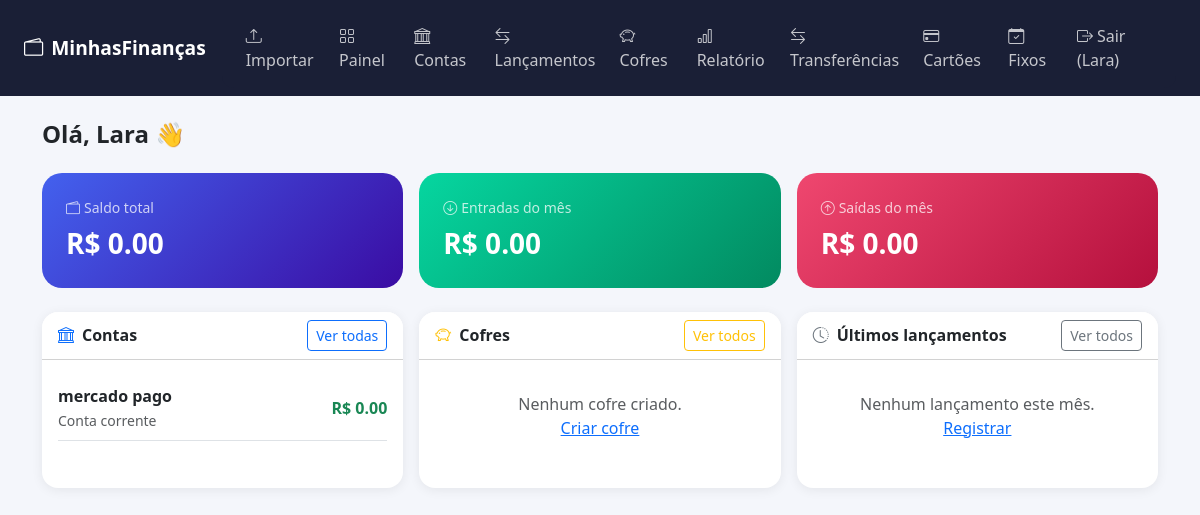
/dashboard (signed in), run on an earlier commit of the app's database.
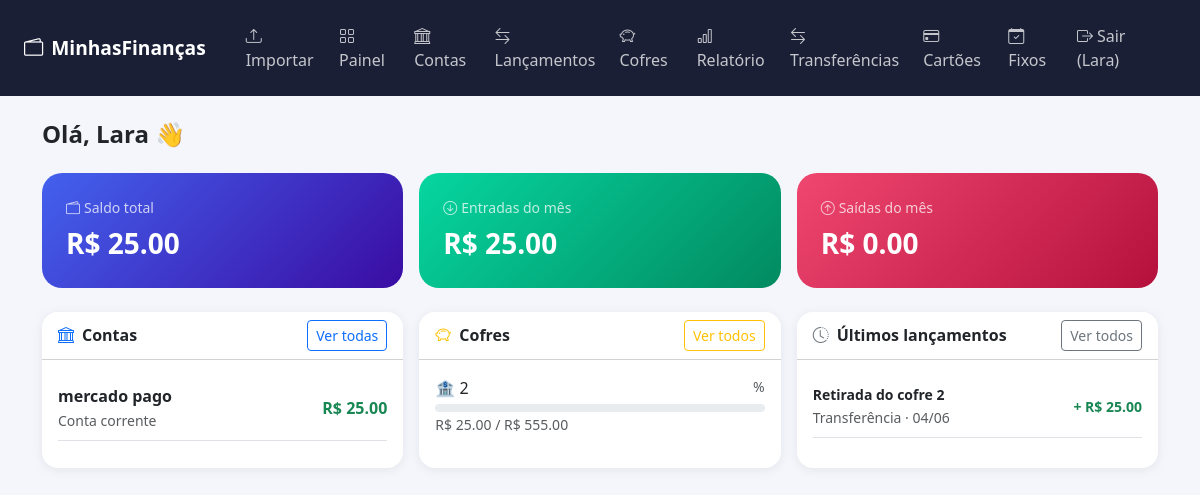
And on a later commit of the database.
### app/models.py (models this page shows, shortened)
class Usuario(UserMixin, db.Model):
    __tablename__ = 'usuarios'
    id = db.Column(db.Integer, primary_key=True)
    nome = db.Column(db.String(100), nullable=False)
    email = db.Column(db.String(150), unique=True, nullable=False)
    senha_hash = db.Column(db.String(256), nullable=False)
    criado_em = db.Column(db.DateTime, default=datetime.utcnow)
    contas = db.relationship('Conta', backref='usuario', lazy=True, cascade='all, delete-orphan')
    lancamentos = db.relationship('Lancamento', backref='usuario', lazy=True, cascade='all, delete-orphan')
    cofres = db.relationship('Cofre', backref='usuario', lazy=True, cascade='all, delete-orphan')
    cartoes = db.relationship('CartaoCredito', backref='usuario', lazy=True, cascade='all, delete-orphan')
    gastos_fixos = db.relationship('GastoFixo', backref='usuario', lazy=True, cascade='all, delete-orphan')
    transferencias = db.relationship('Transferencia', backref='usuario', lazy=True, cascade='all, delete-orphan')

class Conta(db.Model):
    __tablename__ = 'contas'
    id = db.Column(db.Integer, primary_key=True)
    nome = db.Column(db.String(100), nullable=False)
    tipo = db.Column(db.String(50), nullable=False)
    saldo_inicial = db.Column(db.Float, default=0.0)
    usuario_id = db.Column(db.Integer, db.ForeignKey('usuarios.id'), nullable=False)
    criado_em = db.Column(db.DateTime, default=datetime.utcnow)
    lancamentos = db.relationship('Lancamento', backref='conta', lazy=True)
    @property
    def saldo_atual(self):
        entradas = sum(l.valor for l in self.lancamentos if l.tipo == 'entrada')
        saidas = sum(l.valor for l in self.lancamentos if l.tipo == 'saida')
        return self.saldo_inicial + entradas - saidas

class Lancamento(db.Model):
    __tablename__ = 'lancamentos'
    id = db.Column(db.Integer, primary_key=True)
    descricao = db.Column(db.String(200), nullable=False)
    valor = db.Column(db.Float, nullable=False)
    tipo = db.Column(db.String(10), nullable=False)
    categoria = db.Column(db.String(50), nullable=False)
    data = db.Column(db.Date, nullable=False, default=datetime.utcnow)
    conta_id = db.Column(db.Integer, db.ForeignKey('contas.id'), nullable=False)
    usuario_id = db.Column(db.Integer, db.ForeignKey('usuarios.id'), nullable=False)
    criado_em = db.Column(db.DateTime, default=datetime.utcnow)
    CATEGORIAS_ENTRADA = ['Salário', 'Freela', 'Vendas', 'Presente', 'Outros']
    CATEGORIAS_SAIDA = ['Alimentação', 'Transporte', 'Moradia', 'Saúde', 'Lazer', 'Roupas', 'Educação', 'Transferência para terceiros', 'Outros']

class Cofre(db.Model):
    __tablename__ = 'cofres'
    id = db.Column(db.Integer, primary_key=True)
    nome = db.Column(db.String(100), nullable=False)
    meta = db.Column(db.Float, nullable=False)
    valor_atual = db.Column(db.Float, default=0.0)
    emoji = db.Column(db.String(10), default='🏦')
    usuario_id = db.Column(db.Integer, db.ForeignKey('usuarios.id'), nullable=False)
    criado_em = db.Column(db.DateTime, default=datetime.utcnow)

### app/routes.py (the view)
@main.route('/dashboard')
@login_required
def dashboard():
    contas = Conta.query.filter_by(usuario_id=current_user.id).all()
    cofres = Cofre.query.filter_by(usuario_id=current_user.id).all()
    hoje = date.today()
    lancamentos_mes = Lancamento.query.filter_by(usuario_id=current_user.id).filter(
        db.extract('month', Lancamento.data) == hoje.month,
        db.extract('year', Lancamento.data) == hoje.year
    ).order_by(Lancamento.data.desc()).all()
    total_entradas = sum(l.valor for l in lancamentos_mes if l.tipo == 'entrada')
    total_saidas = sum(l.valor for l in lancamentos_mes if l.tipo == 'saida')
    saldo_total = sum(c.saldo_atual for c in contas)
    ultimos = lancamentos_mes[:5]
    return render_template('dashboard.html',
        contas=contas, cofres=cofres,
        total_entradas=total_entradas,
        total_saidas=total_saidas,
        saldo_total=saldo_total,
        ultimos=ultimos
    )

### app/models.py (called while the page is built)
@login_manager.user_loader
def load_user(user_id):
    return Usuario.query.get(int(user_id))

### app/templates/dashboard.html (shortened to what this page needs)
{% extends 'base.html' %}
{% block content %}
<h4 class="fw-bold mb-4">Olá, {{ current_user.nome.split()[0] }} 👋</h4>
<div class="row g-3 mb-4">
  <div class="col-md-4">
    <div class="saldo-card" style="background: linear-gradient(135deg,#4361ee,#3a0ca3);">
      <div class="small opacity-75 mb-1"><i class="bi bi-wallet2 me-1"></i>Saldo total</div>
      <div class="fs-3 fw-bold">R$ {{ "%.2f"|format(saldo_total) }}</div>
    </div>
  </div>
  <div class="col-md-4">
    <div class="saldo-card" style="background: linear-gradient(135deg,#06d6a0,#028a60);">
      <div class="small opacity-75 mb-1"><i class="bi bi-arrow-down-circle me-1"></i>Entradas do mês</div>
      <div class="fs-3 fw-bold">R$ {{ "%.2f"|format(total_entradas) }}</div>
    </div>
  </div>
  <div class="col-md-4">
    <div class="saldo-card" style="background: linear-gradient(135deg,#ef476f,#b5103d);">
      <div class="small opacity-75 mb-1"><i class="bi bi-arrow-up-circle me-1"></i>Saídas do mês</div>
      <div class="fs-3 fw-bold">R$ {{ "%.2f"|format(total_saidas) }}</div>
    </div>
  </div>
</div>
<div class="row g-3">
  <div class="col-md-4">
    <div class="card h-100">
      <div class="card-header bg-white d-flex justify-content-between align-items-center">
        <span><i class="bi bi-bank me-2 text-primary"></i>Contas</span>
        <a href="{{ url_for('main.contas') }}" class="btn btn-sm btn-outline-primary">Ver todas</a>
      </div>
      <div class="card-body">
        {% if contas %}
          {% for conta in contas %}
          <div class="d-flex justify-content-between align-items-center py-2 border-bottom">
            <div>
              <div class="fw-semibold">{{ conta.nome }}</div>
              <small class="text-muted">{{ conta.tipo }}</small>
            </div>
            <div class="fw-bold text-{{ 'danger' if conta.saldo_atual < 0 else 'success' }}">
              R$ {{ "%.2f"|format(conta.saldo_atual) }}
            </div>
          </div>
          {% endfor %}
        {% else %}
          <p class="text-muted text-center py-3">Nenhuma conta cadastrada.<br>
          <a href="{{ url_for('main.contas') }}">Adicionar conta</a></p>
        {% endif %}
      </div>
    </div>
  </div>
  <div class="col-md-4">
    <div class="card h-100">
      <div class="card-header bg-white d-flex justify-content-between align-items-center">
        <span><i class="bi bi-piggy-bank me-2 text-warning"></i>Cofres</span>
        <a href="{{ url_for('main.cofres') }}" class="btn btn-sm btn-outline-warning">Ver todos</a>
      </div>
      <div class="card-body">
        {% if cofres %}
          {% for cofre in cofres %}
          <div class="mb-3">
            <div class="d-flex justify-content-between mb-1">
              <span>{{ cofre.emoji }} {{ cofre.nome }}</span>
              <small class="text-muted">{{ cofre.percentual }}%</small>
            </div>
            <div class="progress" style="height:8px;">
            </div>
            <small class="text-muted">R$ {{ "%.2f"|format(cofre.valor_atual) }} / R$ {{ "%.2f"|format(cofre.meta) }}</small>
          </div>
          {% endfor %}
        {% else %}
          <p class="text-muted text-center py-3">Nenhum cofre criado.<br>
          <a href="{{ url_for('main.cofres') }}">Criar cofre</a></p>
        {% endif %}
      </div>
    </div>
  </div>
  <div class="col-md-4">
    <div class="card h-100">
      <div class="card-header bg-white d-flex justify-content-between align-items-center">
        <span><i class="bi bi-clock-history me-2 text-secondary"></i>Últimos lançamentos</span>
        <a href="{{ url_for('main.lancamentos') }}" class="btn btn-sm btn-outline-secondary">Ver todos</a>
      </div>
      <div class="card-body">
        {% if ultimos %}
          {% for l in ultimos %}
          <div class="d-flex justify-content-between align-items-center py-2 border-bottom">
            <div>
              <div class="fw-semibold small">{{ l.descricao }}</div>
              <small class="text-muted">{{ l.categoria }} · {{ l.data.strftime('%d/%m') }}</small>
            </div>
            <span class="fw-bold small text-{{ 'success' if l.tipo == 'entrada' else 'danger' }}">
              {{ '+' if l.tipo == 'entrada' else '-' }} R$ {{ "%.2f"|format(l.valor) }}
            </span>
          </div>
          {% endfor %}
        {% else %}
          <p class="text-muted text-center py-3">Nenhum lançamento este mês.<br>
          <a href="{{ url_for('main.lancamentos') }}">Registrar</a></p>
        {% endif %}
      </div>
    </div>
  </div>
</div>
{% endblock %}

### app/templates/base.html (shortened to what this page needs)
<!DOCTYPE html>
<html lang="pt-BR">
<head>
  <link href="https://cdn.jsdelivr.net/npm/bootstrap@5.3.3/dist/css/bootstrap.min.css" rel="stylesheet">
  <link href="https://cdn.jsdelivr.net/npm/bootstrap-icons@1.11.3/font/bootstrap-icons.css" rel="stylesheet">
</head>
<body>
<nav class="navbar navbar-expand-lg">
  <div class="container-fluid px-4">
    <a class="navbar-brand" href="{{ url_for('main.dashboard') }}">
      <i class="bi bi-wallet2 me-2"></i>MinhasFinanças
    </a>
    <div class="collapse navbar-collapse" id="navMenu">
      {% if current_user.is_authenticated %}
      <ul class="navbar-nav ms-auto align-items-center gap-2">
        <li class="nav-item">
          <a class="nav-link" href="{{ url_for('main.importar') }}">
            <i class="bi bi-upload me-1"></i>Importar
          </a>
        </li>
        <li class="nav-item">
          <a class="nav-link" href="{{ url_for('main.dashboard') }}">
            <i class="bi bi-grid me-1"></i>Painel
          </a>
        </li>
        <li class="nav-item">
          <a class="nav-link" href="{{ url_for('main.contas') }}">
            <i class="bi bi-bank me-1"></i>Contas
          </a>
        </li>
        <li class="nav-item">
          <a class="nav-link" href="{{ url_for('main.lancamentos') }}">
            <i class="bi bi-arrow-left-right me-1"></i>Lançamentos
          </a>
        </li>
        <li class="nav-item">
          <a class="nav-link" href="{{ url_for('main.cofres') }}">
            <i class="bi bi-piggy-bank me-1"></i>Cofres
          </a>
        </li>
         <li class="nav-item">
          <a class="nav-link" href="{{ url_for('main.relatorio') }}">
            <i class="bi bi-bar-chart me-1"></i>Relatório
          </a>
        </li>
        <li class="nav-item">
          <a class="nav-link" href="{{ url_for('main.transferencias') }}">
            <i class="bi bi-arrow-left-right me-1"></i>Transferências
          </a>
        </li>
        <li class="nav-item">
          <a class="nav-link" href="{{ url_for('main.cartoes') }}">
            <i class="bi bi-credit-card me-1"></i>Cartões
          </a>
        </li>
        <li class="nav-item">
          <a class="nav-link" href="{{ url_for('main.gastos_fixos') }}">
            <i class="bi bi-calendar-check me-1"></i>Fixos
          </a>
        </li>
        <li class="nav-item">
          <a class="nav-link" href="{{ url_for('auth.logout') }}">
            <i class="bi bi-box-arrow-right me-1"></i>Sair ({{ current_user.nome.split()[0] }})
          </a>
        </li>
      </ul>
      {% endif %}
    </div>
  </div>
</nav>
<div class="container py-4">
  {% block content %}{% endblock %}
</div>
</body>
</html>

### app/templates/base.html (style rules this page uses)
body { background: #f4f6fb; font-family: 'Segoe UI', sans-serif; }
.navbar-collapse { background: #1a1f36; padding: 0.5rem 1rem; border-radius: 0 0 12px 12px; }
.navbar { background: #1a1f36 !important; }
.navbar-brand { font-weight: 700; color: #fff !important; font-size: 1.2rem; }
.nav-link { color: rgba(255,255,255,0.75) !important; }
.card { border: none; border-radius: 16px; box-shadow: 0 2px 12px rgba(0,0,0,0.07); }
.card-header { border-radius: 16px 16px 0 0 !important; font-weight: 600; }
.saldo-card { border-radius: 20px; padding: 1.5rem; color: #fff; }
.progress { border-radius: 99px; }

What changed in the data, as far as the page shows it:
shown differently, row unchanged: Conta "mercado pago": saldo_atual "0.00" → (not shown)
added Lancamento: saldo_atual "25.00", descricao "Retirada do cofre 2", categoria "Transferência", data "04/06", tipo "+", valor "25.00"
added Cofre: emoji "🏦", nome "2", valor_atual "25.00", meta "555.00"
Also different on the page:
{{ "%.2f"|format(saldo_total) }}: "0.00" → "25.00"
{{ "%.2f"|format(total_entradas) }}: "0.00" → "25.00"
text no longer shown: "Nenhum cofre criado. Criar cofre Nenhum lançamento este mês. Registrar"
